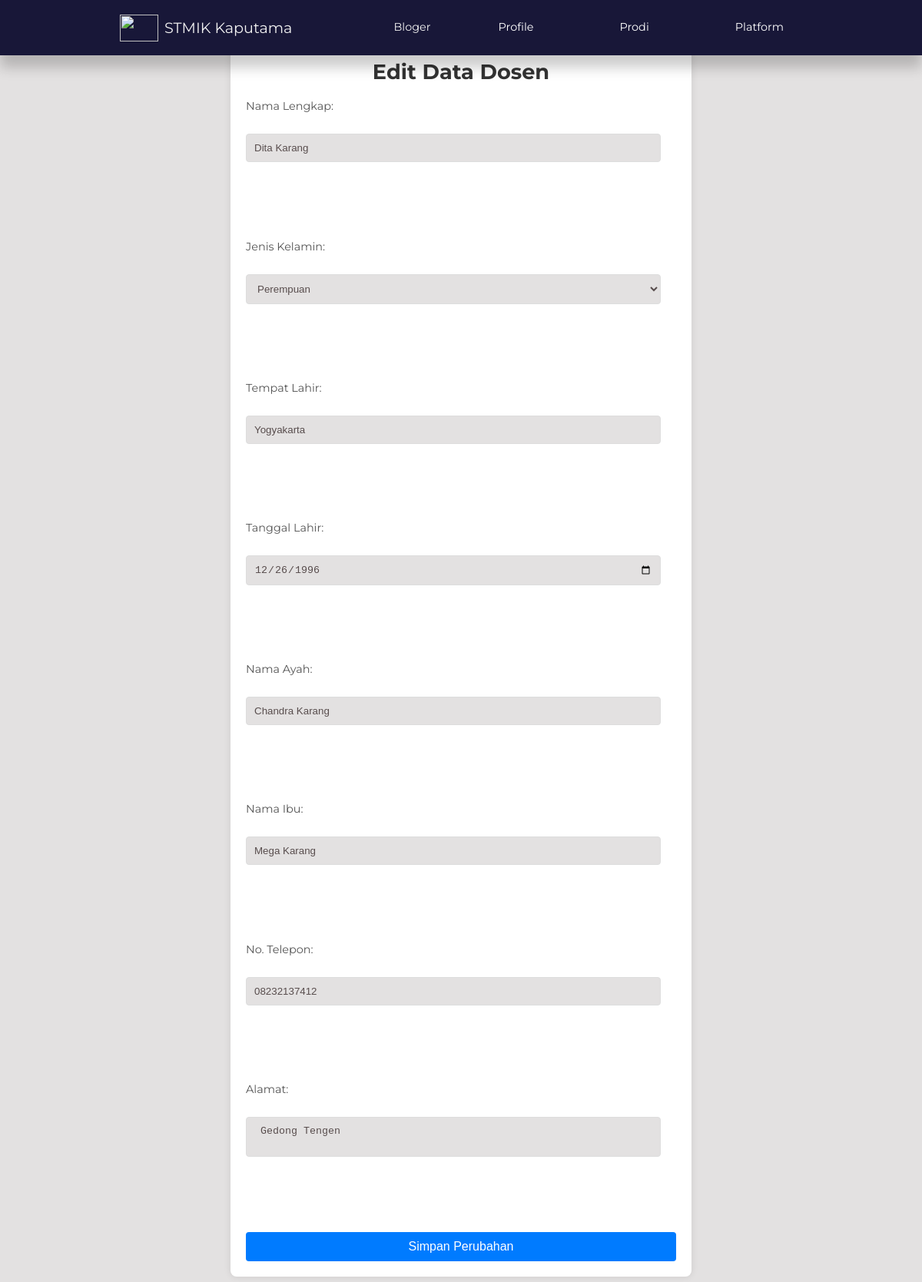
/edit-dosen.php?nidn=D15904, run on the app's committed database.
### tables this page shows
CREATE TABLE `dosen` (
  `id` int(11) NOT NULL,
  `username` varchar(255) NOT NULL,
  `password` varchar(255) NOT NULL,
  `full_name` varchar(255) NOT NULL,
  `email` varchar(100) NOT NULL,
  `role` enum('dosen') NOT NULL,
  `nidn` varchar(20) NOT NULL,
  `profile_dosen` varchar(255) DEFAULT NULL,
  `created_at` timestamp NOT NULL DEFAULT current_timestamp(),
  `jenis_kelamin` varchar(10) NOT NULL,
  `nama_ayah` varchar(255) NOT NULL,
  `nama_ibu` varchar(255) NOT NULL,
  `no_telp` varchar(15) NOT NULL,
  `alamat` text NOT NULL,
  `tempat_lahir` varchar(255) NOT NULL,
  `tanggal_lahir` date DEFAULT NULL
);

### edit-dosen.php (the view, shortened to what this page needs)
<?php
include 'config/database.php';
if (isset($_GET['nidn'])) {
    $nidn = $_GET['nidn'];
    $query = "SELECT * FROM dosen WHERE nidn = '$nidn'";
    $result = mysqli_query($connection, $query);
    $dosen = mysqli_fetch_assoc($result);
} else {
    echo "NIDN tidak ditemukan!";
    exit;
}
?>
<!DOCTYPE html>
<html lang="en">
<?php include 'partials/header.php'; ?>
<head>
</head>
<body>
    <div class="containerkrs">
        <h2>Edit Data Dosen</h2>
        <form action="edit-dosen.php?nidn=<?php echo $nidn; ?>" method="POST">
            <label for="full_name">Nama Lengkap:</label>
            <input type="text" id="full_name" name="full_name" value="<?php echo htmlspecialchars($dosen['full_name']); ?>" required><br><br>
            <label for="jenis_kelamin">Jenis Kelamin:</label>
            <select id="jenis_kelamin" name="jenis_kelamin">
                <option value="P" <?php echo ($dosen['jenis_kelamin'] === 'P' ? 'selected' : ''); ?>>Perempuan</option>
            </select><br><br>
            <label for="tempat_lahir">Tempat Lahir:</label>
            <input type="text" id="tempat_lahir" name="tempat_lahir" value="<?php echo htmlspecialchars($dosen['tempat_lahir']); ?>" required><br><br>
            <label for="tanggal_lahir">Tanggal Lahir:</label>
            <input type="date" id="tanggal_lahir" name="tanggal_lahir" value="<?php echo $dosen['tanggal_lahir']; ?>" required><br><br>
            <label for="nama_ayah">Nama Ayah:</label>
            <input type="text" id="nama_ayah" name="nama_ayah" value="<?php echo htmlspecialchars($dosen['nama_ayah']); ?>"><br><br>
            <label for="nama_ibu">Nama Ibu:</label>
            <input type="text" id="nama_ibu" name="nama_ibu" value="<?php echo htmlspecialchars($dosen['nama_ibu']); ?>"><br><br>
            <label for="no_telp">No. Telepon:</label>
            <input type="text" id="no_telp" name="no_telp" value="<?php echo htmlspecialchars($dosen['no_telp']); ?>" required><br><br>
            <label for="alamat">Alamat:</label>
            <textarea id="alamat" name="alamat" required><?php echo htmlspecialchars($dosen['alamat']); ?></textarea><br><br>
            <button type="submit">Simpan Perubahan</button>
        </form>
    </div>
</body>
</html>

### css/style.css (style rules this page uses)
:root { --color-primary:#181738; --color-primary-light: hsla(242, 91%, 69%, 18%); --color-primary-varian: #5854c7; --color-red: #da0f3f; --color-red-light: hsl(346, 87%, 46%, 15%); --color-green: #00c476; --color-green-light: hsl(156, 100%, 38%, 15%); --color-gray-900: #1e1e66; --color-gray-700: #2d2b7c; --color-gray-300: rgba(242, 242, 254, 0.3); --color-gray-200: rgba(0, 0, 0, 0.7); --color-white: #000000; --color-bg: #e3e1e1; --color-gray: #730b0b; --color-gray-100: #ffffff; --color-placeholder: #d2cdcd; --color-signin-signup: #383838; --color-small: #afacac; --color-dashboard: #584d4d; --color-dashboard-a: #7f6f6f; --transition: all 300ms ease; --container-width-lg: 74%; --container-width-md: 88%; --form-width: 40%; --card-border-radius-1: 0.3rem; --card-border-radius-2: 0.5rem; --card-border-radius-3: 0.8rem; --card-border-radius-4: 2rem; --card-border-radius-5: 5rem; }
* { margin: 0; padding: 0; outline: 0; border: 0; appearance: 0; list-style: none; text-decoration: none; box-sizing: border-box; }
body { font-family: 'Montserrat', sans-serif; line-height: 1.6; color: var(--color-gray-200); overflow-x: hidden; background: var(--color-bg); font-size: 0.9rem; }
h1, h2, h3, h4, h5 { color: var(--color-white); line-height: 1.3; }
h2 { font-size: 1.7rem; margin: 1rem 0; }
form { display: flex; flex-direction: column; gap: 1rem; }
input, textarea, select { padding: 0.8rem 1.4rem; background-color: var(--color-bg); border-radius: var(--card-border-radius-2); resize: none; color: var(--color-dashboard); border: 1px solid var(--color-gray-300); transition: border-color 0.3s ease, box-shadow 0.3s ease; }

### edit-dosen.php (style rules this page uses)
.containerkrs { background-color: #fff; padding: 20px; border-radius: 8px; box-shadow: 0 0 10px rgba(0, 0, 0, 0.1); max-width: 600px; margin: 40px auto; }
h2 { text-align: center; color: #333; }
form label { display: block; margin-bottom: 8px; color: #555; }
form input, form select, form textarea { width: calc(100% - 20px); padding: 10px; margin-bottom: 20px; border: 1px solid #ddd; border-radius: 4px; }
form button { width: 100%; padding: 10px; background-color: #007bff; border: none; border-radius: 4px; color: #fff; font-size: 16px; cursor: pointer; transition: background-color 0.3s ease; }

### data on the page
dosen: full_name "Dita Karang", jenis_kelamin "Perempuan", tempat_lahir "Yogyakarta", tanggal_lahir "12/26/1996", nama_ayah "Chandra Karang", nama_ibu "Mega Karang", no_telp "08232137412", alamat "Gedong Tengen"
